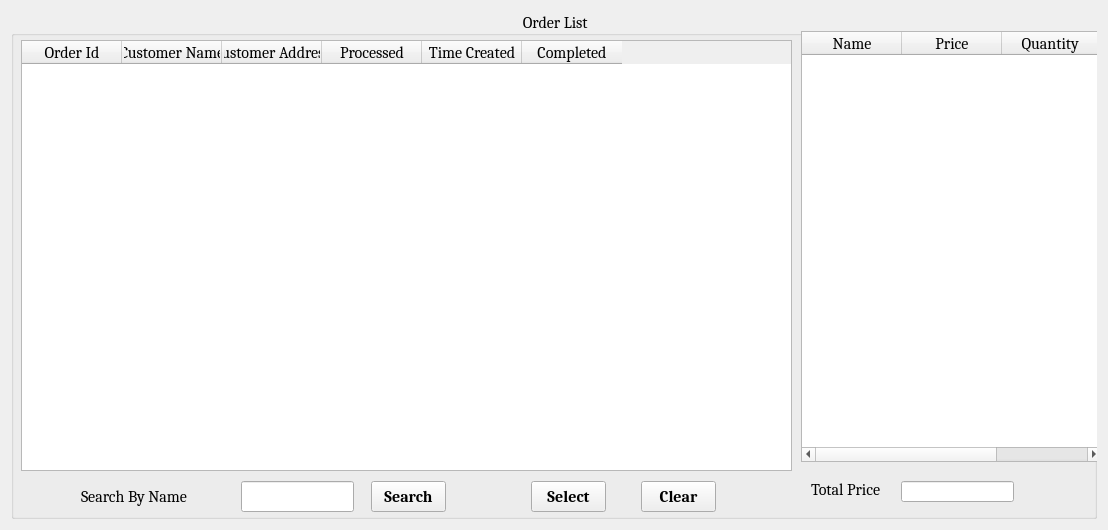
<?xml version="1.0" encoding="UTF-8"?>
<ui version="4.0">
 <class>find_order_form</class>
 <widget class="QWidget" name="find_order_form">
  <property name="geometry">
   <rect>
    <x>0</x>
    <y>0</y>
    <width>1108</width>
    <height>530</height>
   </rect>
  </property>
  <property name="windowTitle">
   <string>Grocery Store</string>
  </property>
  <layout class="QGridLayout" name="gridLayout">
   <item row="0" column="0">
    <widget class="QGroupBox" name="pending_order_box">
     <property name="font">
      <font>
       <family>Cambria</family>
       <pointsize>12</pointsize>
       <bold>false</bold>
      </font>
     </property>
     <property name="title">
      <string> Order List</string>
     </property>
     <property name="alignment">
      <set>Qt::AlignCenter</set>
     </property>
     <widget class="QTableWidget" name="orders_table">
      <property name="geometry">
       <rect>
        <x>10</x>
        <y>29</y>
        <width>771</width>
        <height>431</height>
       </rect>
      </property>
      <property name="font">
       <font>
        <family>Cambria</family>
        <pointsize>12</pointsize>
        <bold>false</bold>
       </font>
      </property>
      <column>
       <property name="text">
        <string>Order Id</string>
       </property>
      </column>
      <column>
       <property name="text">
        <string>Customer Name</string>
       </property>
      </column>
      <column>
       <property name="text">
        <string>Customer Address</string>
       </property>
      </column>
      <column>
       <property name="text">
        <string>Processed</string>
       </property>
      </column>
      <column>
       <property name="text">
        <string>Time Created</string>
       </property>
      </column>
      <column>
       <property name="text">
        <string>Completed</string>
       </property>
      </column>
     </widget>
     <widget class="QPushButton" name="select_button">
      <property name="geometry">
       <rect>
        <x>520</x>
        <y>470</y>
        <width>75</width>
        <height>31</height>
       </rect>
      </property>
      <property name="font">
       <font>
        <family>Cambria</family>
        <pointsize>12</pointsize>
        <bold>true</bold>
       </font>
      </property>
      <property name="text">
       <string>Select</string>
      </property>
     </widget>
     <widget class="QTableWidget" name="products_table">
      <property name="geometry">
       <rect>
        <x>790</x>
        <y>20</y>
        <width>301</width>
        <height>431</height>
       </rect>
      </property>
      <column>
       <property name="text">
        <string>Name</string>
       </property>
      </column>
      <column>
       <property name="text">
        <string>Price</string>
       </property>
      </column>
      <column>
       <property name="text">
        <string>Quantity </string>
       </property>
      </column>
     </widget>
     <widget class="QPushButton" name="clear_button">
      <property name="geometry">
       <rect>
        <x>630</x>
        <y>470</y>
        <width>75</width>
        <height>31</height>
       </rect>
      </property>
      <property name="font">
       <font>
        <family>Cambria</family>
        <pointsize>12</pointsize>
        <bold>true</bold>
       </font>
      </property>
      <property name="text">
       <string>Clear</string>
      </property>
     </widget>
     <widget class="QLabel" name="total_price_label">
      <property name="geometry">
       <rect>
        <x>800</x>
        <y>470</y>
        <width>81</width>
        <height>16</height>
       </rect>
      </property>
      <property name="text">
       <string>Total Price</string>
      </property>
     </widget>
     <widget class="QLineEdit" name="total_price_box">
      <property name="geometry">
       <rect>
        <x>890</x>
        <y>470</y>
        <width>113</width>
        <height>21</height>
       </rect>
      </property>
     </widget>
     <widget class="QLabel" name="label">
      <property name="geometry">
       <rect>
        <x>70</x>
        <y>470</y>
        <width>121</width>
        <height>31</height>
       </rect>
      </property>
      <property name="text">
       <string>Search By Name</string>
      </property>
     </widget>
     <widget class="QLineEdit" name="customer_name_box">
      <property name="geometry">
       <rect>
        <x>230</x>
        <y>470</y>
        <width>113</width>
        <height>31</height>
       </rect>
      </property>
     </widget>
     <widget class="QPushButton" name="search_button">
      <property name="geometry">
       <rect>
        <x>360</x>
        <y>470</y>
        <width>75</width>
        <height>31</height>
       </rect>
      </property>
      <property name="font">
       <font>
        <family>Cambria</family>
        <pointsize>12</pointsize>
        <bold>true</bold>
       </font>
      </property>
      <property name="text">
       <string>Search</string>
      </property>
     </widget>
    </widget>
   </item>
  </layout>
 </widget>
 <resources/>
 <connections/>
</ui>
